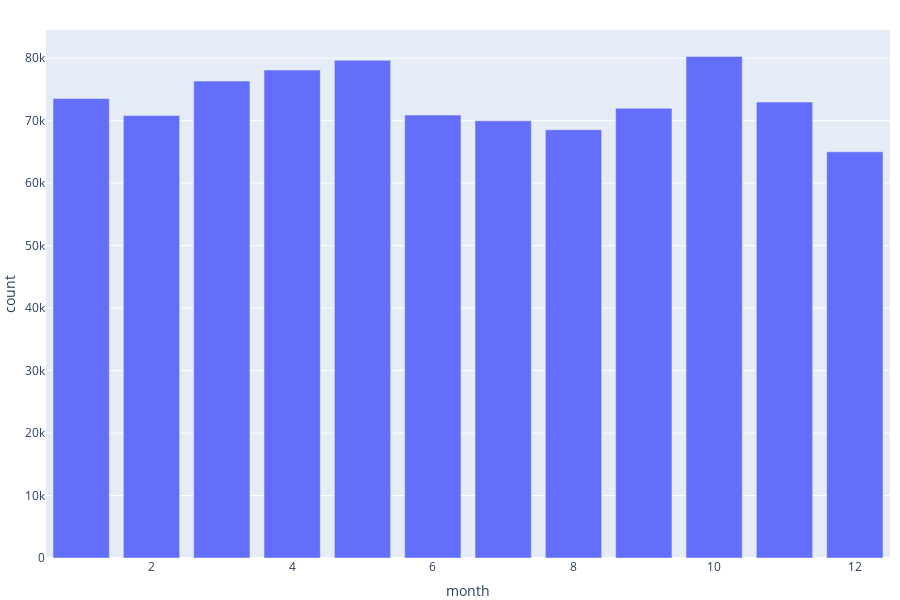

The notebook cell saved with this chart:
### Markdown cell above
* they `year 2015` is either a good year or it's not fully filled with the data

### Code cell
plot_column_distribution(df=train_sf_df, column='month')

### Figure 1 — Plotly figure (JSON) as saved in the notebook; plotly's stock layout.template omitted (floating-point values rounded to 4 significant figures)
{"data": [{"alignmentgroup": "True", "hovertemplate": "month=%{x}<br>count=%{y}<extra></extra>", "legendgroup": "", "marker": {"color": "#636efa", "pattern": {"shape": ""}}, "name": "", "offsetgroup": "", "orientation": "v", "showlegend": false, "textposition": "auto", "type": "bar", "x": [10, 5, 4, 3, 1, 11, 9, 6, 2, 7, 8, 12], "xaxis": "x", "y": [80274, 79644, 78096, 76320, 73536, 72975, 71982, 70892, 70813, 69971, 68540, 65006], "yaxis": "y"}], "layout": {"autosize": true, "barmode": "relative", "height": 600, "hovermode": "closest", "legend": {"tracegroupgap": 0}, "margin": {"b": 0, "l": 10, "r": 10, "t": 30}, "showlegend": true, "xaxis": {"anchor": "y", "domain": [0, 1], "title": {"text": "month"}}, "yaxis": {"anchor": "x", "domain": [0, 1], "title": {"text": "count"}}}}
